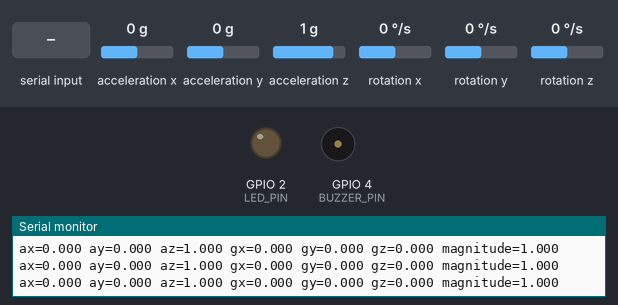
The sketch below on a simulated ESP32. On the bench: output pins drawn as LEDs (lit = HIGH), buzzer (waves = sounding, pin HIGH), the last lines printed to the serial monitor. Wiring (inferred from the names in the program): MPU-6050 motion sensor at I2C address 0x68. Dashed ring = blinking. The test bench sets the inputs (shaded band); at power-on: acceleration x 0 g, acceleration y 0 g, acceleration z 1 g, rotation x 0 °/s, rotation y 0 °/s, rotation z 0 °/s.

Above: at 2.9 s.
3.0 s: "test\n" received over Serial
At 3.15 s:
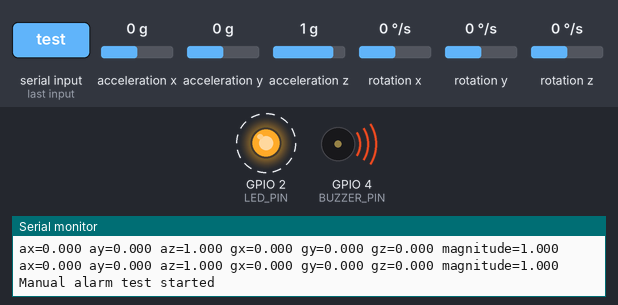
6.0 s: "alarm\n" received over Serial
At 6.8 s:
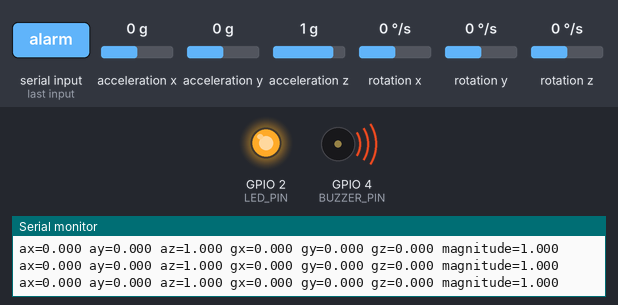
Timing chart, 0 to 9.0 s (numbered marks = the images above; inputs shaded):
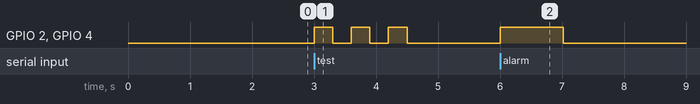

Measured:
- after the input at 3.0 s, GPIO 2 (LED_PIN), GPIO 4 (BUZZER_PIN): alternates HIGH for 0.30 s and LOW for 0.30 s, 6 changes in all, then stays LOW, starting at once
- after the input at 6.0 s, GPIO 2 (LED_PIN), GPIO 4 (BUZZER_PIN): LOW → HIGH at once, → LOW 1.0 s later

The sketch:

esp32_initial_hardware_test_serial_control.ino
```cpp
#include <Arduino.h>
#include <Wire.h>
#include <math.h>

// ESP32 + MPU6050 direct-register hardware test
// AI model is disabled in this version.
// Serial commands: alarm, off, test, status, help

const uint8_t MPU6050_ADDR = 0x68;

const int SDA_PIN = 21;
const int SCL_PIN = 22;
const int BUZZER_PIN = 4;
const int LED_PIN = 2;

const float FALL_THRESHOLD_G = 2.5f;

const unsigned long SAMPLE_INTERVAL_MS = 20;
const unsigned long ALARM_DURATION_MS = 1000;
const unsigned long ALARM_COOLDOWN_MS = 5000;

unsigned long last_sample_time = 0;
unsigned long alarm_start_time = 0;
unsigned long last_alarm_time = 0;

bool sensor_ready = false;
bool alarm_active = false;

void write_register(uint8_t reg, uint8_t value) {
  Wire.beginTransmission(MPU6050_ADDR);
  Wire.write(reg);
  Wire.write(value);
  Wire.endTransmission(true);
}

uint8_t read_register(uint8_t reg) {
  Wire.beginTransmission(MPU6050_ADDR);
  Wire.write(reg);

  if (Wire.endTransmission(false) != 0) {
    return 0xFF;
  }

  if (Wire.requestFrom(MPU6050_ADDR, (uint8_t)1, (uint8_t)true) != 1) {
    return 0xFF;
  }

  return Wire.read();
}

bool i2c_device_exists(uint8_t address) {
  Wire.beginTransmission(address);
  return Wire.endTransmission() == 0;
}

void scan_i2c_bus() {
  Serial.println("Scanning I2C bus...");

  int found = 0;

  for (uint8_t address = 1; address < 127; address++) {
    if (i2c_device_exists(address)) {
      Serial.print("I2C device found at address: 0x");

      if (address < 16) {
        Serial.print("0");
      }

      Serial.println(address, HEX);
      found++;
    }
  }

  Serial.print("Total I2C devices found: ");
  Serial.println(found);
}

bool initialize_mpu6050_direct() {
  if (!i2c_device_exists(MPU6050_ADDR)) {
    Serial.println("ERROR: MPU6050 is not responding at 0x68");
    return false;
  }

  uint8_t who_am_i = read_register(0x75);

  Serial.print("WHO_AM_I: 0x");
  if (who_am_i < 16) {
    Serial.print("0");
  }
  Serial.println(who_am_i, HEX);

  // Wake up MPU6050
  write_register(0x6B, 0x00);
  delay(100);

  // Accelerometer +/-16G
  write_register(0x1C, 0x18);

  // Gyroscope +/-2000 degree/second
  write_register(0x1B, 0x18);

  // Digital low-pass filter
  write_register(0x1A, 0x04);

  // 1 kHz / (1 + 19) = 50 Hz
  write_register(0x19, 19);
  delay(100);

  return true;
}

int16_t read_int16() {
  uint8_t high_byte = Wire.read();
  uint8_t low_byte = Wire.read();
  return (int16_t)((high_byte << 8) | low_byte);
}

bool read_mpu6050(float sample[6]) {
  Wire.beginTransmission(MPU6050_ADDR);
  Wire.write(0x3B);

  if (Wire.endTransmission(false) != 0) {
    return false;
  }

  if (Wire.requestFrom(MPU6050_ADDR, (uint8_t)14, (uint8_t)true) != 14) {
    return false;
  }

  int16_t raw_ax = read_int16();
  int16_t raw_ay = read_int16();
  int16_t raw_az = read_int16();
  int16_t raw_temperature = read_int16();
  int16_t raw_gx = read_int16();
  int16_t raw_gy = read_int16();
  int16_t raw_gz = read_int16();

  (void)raw_temperature;

  // +/-16G = 2048 LSB/G
  sample[0] = (float)raw_ax / 2048.0f;
  sample[1] = (float)raw_ay / 2048.0f;
  sample[2] = (float)raw_az / 2048.0f;

  // +/-2000 DPS = 16.4 LSB per DPS
  sample[3] = (float)raw_gx / 16.4f;
  sample[4] = (float)raw_gy / 16.4f;
  sample[5] = (float)raw_gz / 16.4f;

  return true;
}

void start_alarm(const char* reason, float magnitude = 0.0f) {
  alarm_active = true;
  alarm_start_time = millis();
  last_alarm_time = alarm_start_time;

  digitalWrite(LED_PIN, HIGH);
  digitalWrite(BUZZER_PIN, HIGH);

  Serial.println();
  Serial.println("==============================");
  Serial.print("ALARM STARTED: ");
  Serial.println(reason);

  if (magnitude > 0.0f) {
    Serial.print("Magnitude: ");
    Serial.print(magnitude, 3);
    Serial.println(" G");
  }

  Serial.println("LED = ON");
  Serial.println("BUZZER = ON");
  Serial.println("==============================");
}

void stop_alarm() {
  alarm_active = false;

  digitalWrite(LED_PIN, LOW);
  digitalWrite(BUZZER_PIN, LOW);

  Serial.println("ALARM STOPPED");
}

void manual_test_alarm() {
  Serial.println("Manual alarm test started");

  for (int i = 0; i < 3; i++) {
    digitalWrite(LED_PIN, HIGH);
    digitalWrite(BUZZER_PIN, HIGH);
    delay(300);

    digitalWrite(LED_PIN, LOW);
    digitalWrite(BUZZER_PIN, LOW);
    delay(300);
  }

  Serial.println("Manual alarm test finished");
}

void print_help() {
  Serial.println();
  Serial.println("Available serial commands:");
  Serial.println("  alarm  - turn LED and buzzer ON");
  Serial.println("  off    - turn LED and buzzer OFF");
  Serial.println("  test   - beep and blink 3 times");
  Serial.println("  status - show current system status");
  Serial.println("  help   - show this help");
  Serial.println();
}

void print_status() {
  Serial.println();
  Serial.println("SYSTEM STATUS");
  Serial.print("Sensor ready: ");
  Serial.println(sensor_ready ? "YES" : "NO");
  Serial.print("Alarm active: ");
  Serial.println(alarm_active ? "YES" : "NO");
  Serial.println("AI model: DISABLED");
  Serial.println();
}

void handle_serial_commands() {
  if (!Serial.available()) {
    return;
  }

  String command = Serial.readStringUntil('\n');
  command.trim();
  command.toLowerCase();

  if (command == "alarm" || command == "a") {
    start_alarm("MANUAL SERIAL COMMAND");
  }
  else if (command == "off" || command == "o") {
    stop_alarm();
  }
  else if (command == "test" || command == "t") {
    manual_test_alarm();
  }
  else if (command == "status" || command == "s") {
    print_status();
  }
  else if (command == "help" || command == "h") {
    print_help();
  }
  else if (command.length() > 0) {
    Serial.print("Unknown command: ");
    Serial.println(command);
    print_help();
  }
}

void setup() {
  Serial.begin(115200);
  Serial.setTimeout(100);

  delay(1500);

  pinMode(BUZZER_PIN, OUTPUT);
  pinMode(LED_PIN, OUTPUT);

  digitalWrite(BUZZER_PIN, LOW);
  digitalWrite(LED_PIN, LOW);

  Serial.println();
  Serial.println("==============================");
  Serial.println("ESP32 FALL DETECTOR");
  Serial.println("INITIAL LIVE HARDWARE TEST");
  Serial.println("AI MODEL: DISABLED");
  Serial.println("==============================");

  Wire.begin(SDA_PIN, SCL_PIN);
  Wire.setClock(400000);

  Serial.println("SDA: GPIO 21");
  Serial.println("SCL: GPIO 22");
  Serial.println("MPU6050 address: 0x68");

  scan_i2c_bus();

  if (!initialize_mpu6050_direct()) {
    Serial.println("ERROR: MPU6050 initialization failed");

    while (true) {
      digitalWrite(LED_PIN, HIGH);
      delay(250);
      digitalWrite(LED_PIN, LOW);
      delay(250);
    }
  }

  sensor_ready = true;

  Serial.println();
  Serial.println("MPU6050 READY");
  Serial.println("Sampling frequency: 50 Hz");
  Serial.println("Basic fall threshold: 2.5 G");
  Serial.println("System ready.");

  print_help();
}

void loop() {
  handle_serial_commands();

  if (!sensor_ready) {
    delay(1000);
    return;
  }

  unsigned long now = millis();

  if (now - last_sample_time < SAMPLE_INTERVAL_MS) {
    return;
  }

  last_sample_time = now;

  float sample[6];

  if (!read_mpu6050(sample)) {
    Serial.println("ERROR: MPU6050 read failed");
    return;
  }

  float ax = sample[0];
  float ay = sample[1];
  float az = sample[2];
  float gx = sample[3];
  float gy = sample[4];
  float gz = sample[5];

  float magnitude = sqrt(
    ax * ax +
    ay * ay +
    az * az
  );

  Serial.print("ax=");
  Serial.print(ax, 3);
  Serial.print(" ay=");
  Serial.print(ay, 3);
  Serial.print(" az=");
  Serial.print(az, 3);
  Serial.print(" gx=");
  Serial.print(gx, 3);
  Serial.print(" gy=");
  Serial.print(gy, 3);
  Serial.print(" gz=");
  Serial.print(gz, 3);
  Serial.print(" magnitude=");
  Serial.println(magnitude, 3);

  // Basic non-AI threshold test
  if (
    magnitude >= FALL_THRESHOLD_G &&
    !alarm_active &&
    now - last_alarm_time >= ALARM_COOLDOWN_MS
  ) {
    start_alarm("ACCELERATION THRESHOLD", magnitude);
  }

  if (
    alarm_active &&
    now - alarm_start_time >= ALARM_DURATION_MS
  ) {
    stop_alarm();
  }
}
```
